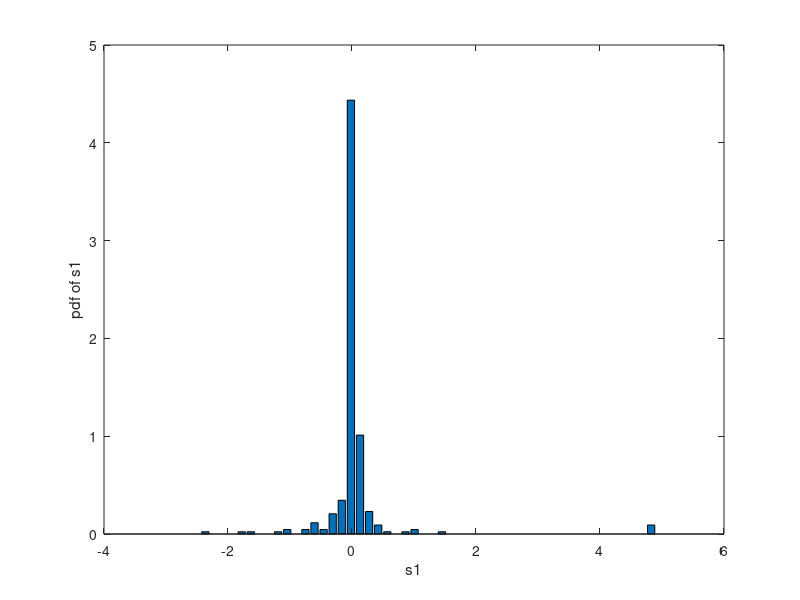
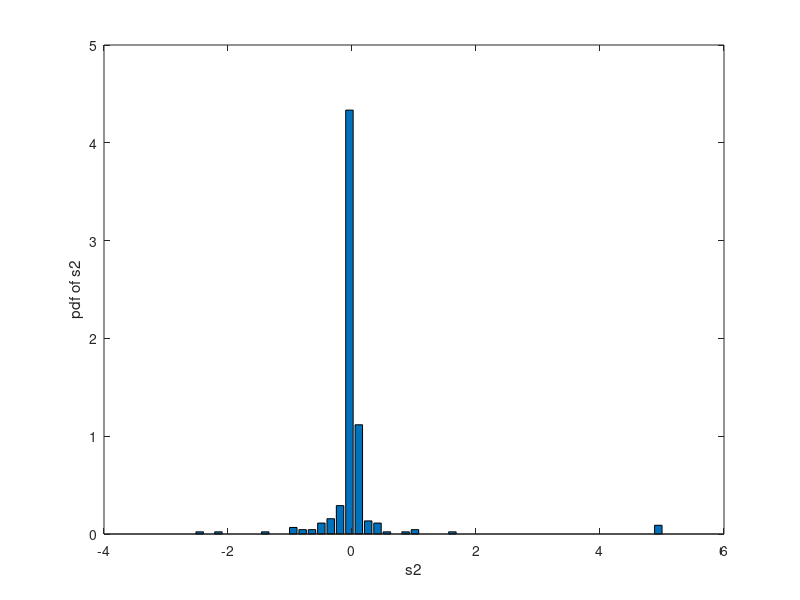
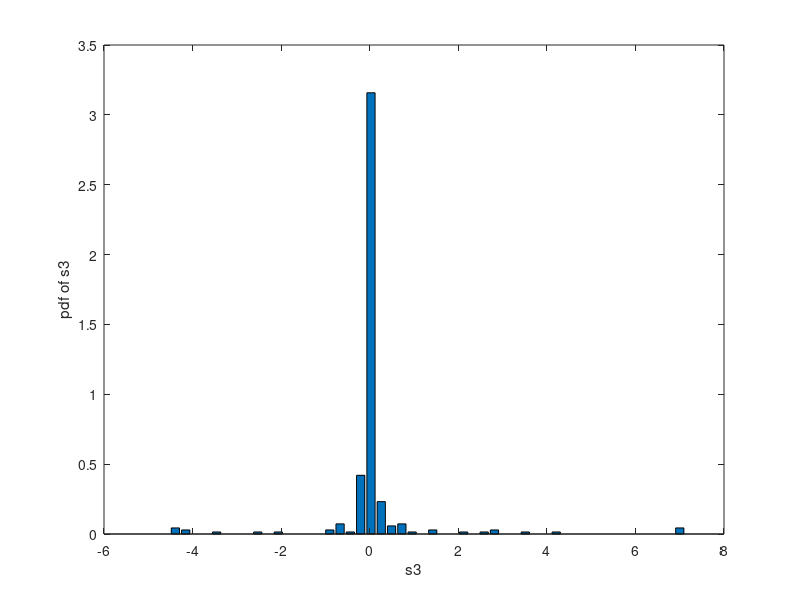

MATLAB code to generate these figures, in order:
clc
clear all
close all

% delete mytiff.tif
% file_xcoords = uigetfile('*.dat')
xcoords = load('vertex_xcoords.dat');
ycoords = load('vertex_ycoords.dat');

range_i = size(xcoords,1);
range_t = size(xcoords,2) - 1;

xcoords = [xcoords; xcoords(1,:)];
ycoords = [ycoords; ycoords(1,:)];

u = cell(range_i, range_t);
dx = cell(range_i, range_t);
s = cell(range_i, range_t);
s_comp = cell(range_i, range_t);

count = 1;

for t = 1 : range_t

  for i = 1 : range_i
    u{i,t} = [xcoords(i,t+1) - xcoords(i,t); ycoords(i,t+1) - ycoords(i,t)];
    dx{i,t} = [xcoords(i+1,t) - xcoords(i,t); ycoords(i+1,t) - ycoords(i,t)];
  end
  u{7,t} = u{1,t};

  for i = 1 : range_i
    for a = 1:2
      for b = 1:2
        s{i,t}(a,b) = ( u{i+1,t}(a) - u{i,t}(a) ) / dx{i,t}(b);
      end
    end
  end

  for i = 1 : range_i
    s_comp{i,t}(1) = ( s{i,t}(1,1) + s{i,t}(2,2) ) / 2;
    s_comp{i,t}(2) = ( s{i,t}(1,1) - s{i,t}(2,2) ) / 2;
    s_comp{i,t}(3) = ( s{i,t}(1,2) + s{i,t}(2,1) ) / 2 ;
    s1(count) = s_comp{i,t}(1);
    s2(count) = s_comp{i,t}(2);
    s3(count) = s_comp{i,t}(3);
    count = count + 1;
  end

end
count = count -1
close all;


nbins = 50;
figure(1)
[f,x] = hist(s1, nbins);
bar(x,f/trapz(x,f));
xlabel('s1')
ylabel('pdf of s1')
print('pdf_s1', '-djpeg')

figure(2)
[f,x] = hist(s2, nbins);
bar(x,f/trapz(x,f));
xlabel('s2')
ylabel('pdf of s2')
print('pdf_s2', '-djpeg')

figure(3)
[f,x] = hist(s3, nbins);
bar(x,f/trapz(x,f));
xlabel('s3')
ylabel('pdf of s3')
print('pdf_s3', '-djpeg')

% print('histogram')
